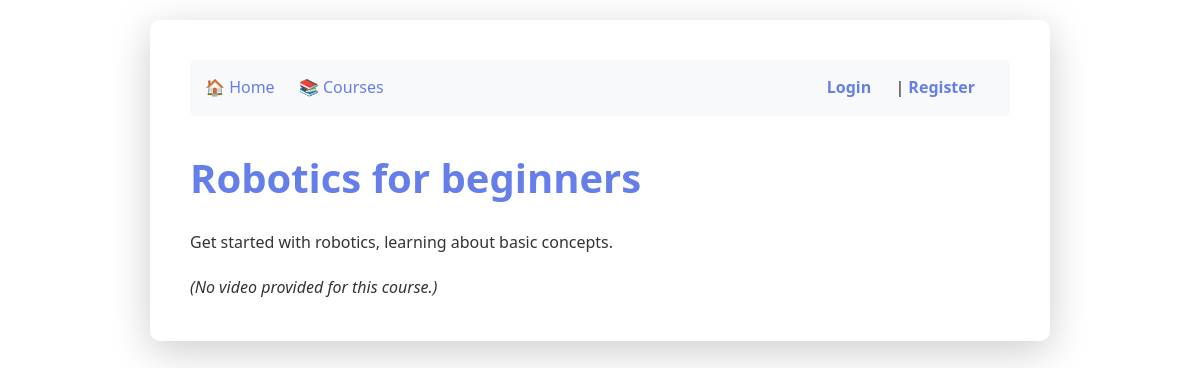
The page /course/4 on the database its author committed.
### tables this page shows
CREATE TABLE courses (
                   id INTEGER PRIMARY KEY,
                   title TEXT NOT NULL,
                   description TEXT NOT NULL
               , video_url TEXT, category TEXT DEFAULT 'General');

### routes/courses.py (the view)
    @app.route('/course/<int:course_id>')
    def course_details(course_id):
        conn = get_db_connection()
        course = conn.execute(
            'SELECT * FROM courses WHERE id = ?',
            (course_id,)
        ).fetchone()
        conn.close()
        user = session.get('username')
        admin = is_admin()
        is_completed = False
        if user:
            user_id = get_user_id(user)
            if user_id:
                is_completed = is_course_completed(user_id, course_id)
        embed_url = get_youtube_embed_url(course['video_url']) if course else None
        return render_template('course_detail.html',
                               course=course, username=user, is_admin=admin,
                               embed_url=embed_url, is_completed=is_completed)

### helpers.py (called while the page is built, shortened)
def get_db_connection():
    conn = sqlite3.connect('lms.db')
    conn.row_factory = sqlite3.Row
    return conn

def is_admin():
    if 'username' not in session:
        return False

### templates/course_detail.html (shortened to what this page needs)
{% extends "base.html" %}
{% block content %}
    {% if course %}
        <h1>{{ course.title }}</h1>
        <p>{{ course.description }}</p>
        {% if embed_url %}
            <div class="video-container" style="position: relative; padding-bottom: 56.25%; height: 0; overflow: hidden; max-width: 100%; background: #000; margin-top: 20px;">
                <iframe
                    src="{{ embed_url }}"
                    style="position: absolute; top: 0; left: 0; width: 100%; height: 100%;"
                    frameborder="0"
                    allow="accelerometer; autoplay; clipboard-write; encrypted-media; gyroscope; picture-in-picture"
                    allowfullscreen>
                </iframe>
            </div>
        {% else %}
            <p style="margin-top: 20px;"><em>(No video provided for this course.)</em></p>
        {% endif %}
    {% else %}
        <h1>Course Not Found</h1>
        <p>Sorry, we couldn't find the course you were looking for.</p>
    {% endif %}
{% endblock %}

### static/css/style.css (style rules this page uses)
* { margin: 0; padding: 0; box-sizing: border-box; }
body { font-family: 'Segoe UI', Tahoma, Geneva, Verdana, sans-serif; line-height: 1.6; color: #333; background-color: linear-gradient(135deg, #667eea 0%, #764ba2 100%); padding: 20px; }
h1 { color: #667eea; margin-bottom: 20px; font-size: 2.5rem; }

### rows shown on the page
courses: title "Robotics for beginners", description "Get started with robotics, learning about basic concepts."
